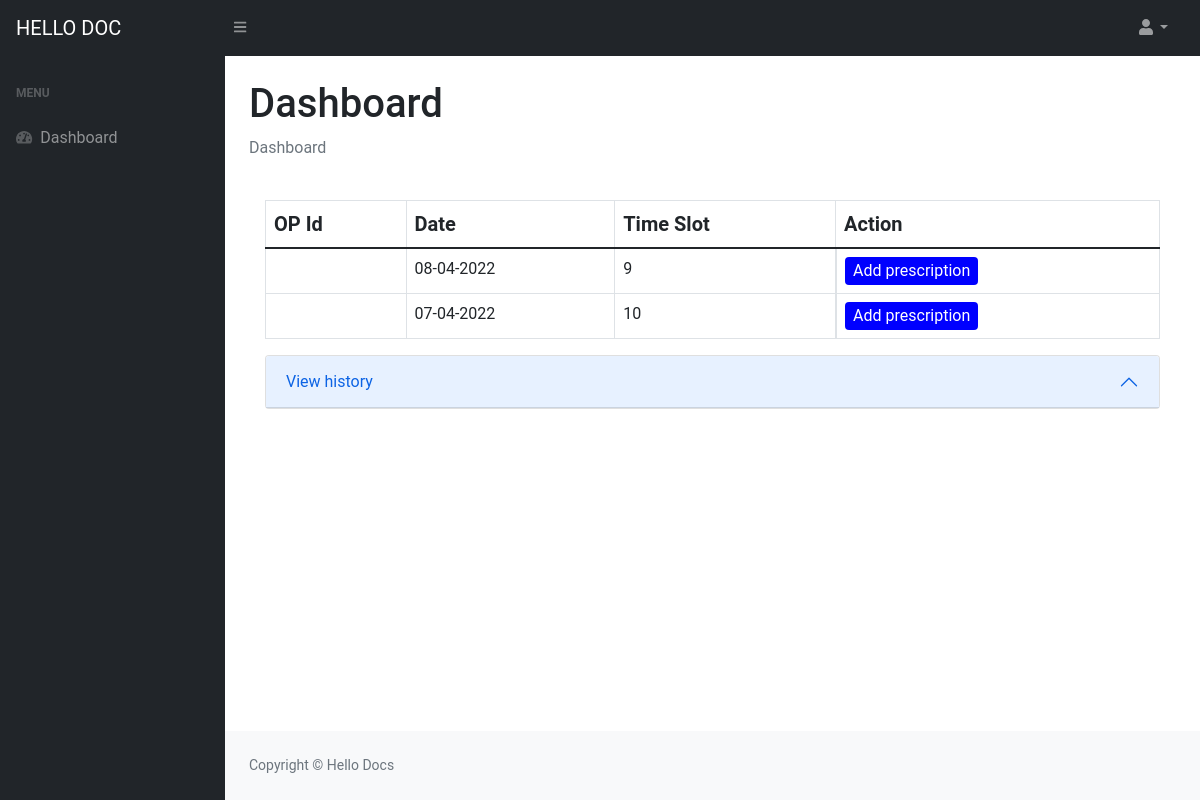
/docappointment.php (signed in), run on the app's committed database.
### tables this page shows
CREATE TABLE `new_appointment` (
  `id` int(11) NOT NULL,
  `user_id` int(11) NOT NULL,
  `patient_name` varchar(50) NOT NULL,
  `doctor_id` int(11) NOT NULL,
  `hosptial_id` int(11) NOT NULL,
  `time_slot` int(11) NOT NULL,
  `date` varchar(100) NOT NULL,
  `status` int(11) NOT NULL
);

### docappointment.php (the view, shortened to what this page needs)
<?php
if ($_SESSION["hellodocsession"] == session_id()) {
?>
    <!DOCTYPE html>
    <html lang="en">
    <head>
        <link rel="stylesheet" href="../style/style.css">
        <link href="https://cdn.jsdelivr.net/npm/simple-datatables@latest/dist/style.css" rel="stylesheet" />
        <link href="css/styles.css" rel="stylesheet" />
    </head>
    <body class="sb-nav-fixed">
        <nav class="sb-topnav navbar navbar-expand navbar-dark bg-dark">
            <a class="navbar-brand ps-3" href="index.html">HELLO DOC</a>
            <button class="btn btn-link btn-sm order-1 order-lg-0 me-4 me-lg-0" id="sidebarToggle" href="#!"><i class="fas fa-bars"></i></button>
            <ul class="navbar-nav ms-auto ms-md-0 me-3 me-lg-4">
                <li class="nav-item dropdown">
                    <a class="nav-link dropdown-toggle" id="navbarDropdown" href="#" role="button" data-bs-toggle="dropdown" aria-expanded="false"><i class="fas fa-user fa-fw"></i></a>
                </li>
            </ul>
        </nav>
        <div id="layoutSidenav">
            <div id="layoutSidenav_nav">
                <nav class="sb-sidenav accordion sb-sidenav-dark" id="sidenavAccordion">
                    <div class="sb-sidenav-menu">
                        <div class="nav">
                            <div class="sb-sidenav-menu-heading">Menu</div>
                            <a class="nav-link" href="#">
                                <div class="sb-nav-link-icon"><i class="fas fa-tachometer-alt"></i></div>
                                Dashboard
                            </a>
                        </div>
                    </div>
                </nav>
            </div>
            <div id="layoutSidenav_content">
                <main>
                    <div class="container-fluid px-4">
                        <h1 class="mt-4">Dashboard</h1>
                        <ol class="breadcrumb mb-4">
                            <li class="breadcrumb-item active">Dashboard</li>
                        </ol>
                        <div class="card-body">
                            <div class="dataTable-wrapper dataTable-loading no-footer sortable searchable fixed-columns">
                                <div class="dataTable-container">
                                    <table id="datatablesSimple" class="dataTable-table">
                                        <thead>
                                            <tr>
                                                <th>OP Id</th>
                                                <th>Date</th>
                                                <th>Time Slot</th>
                                                <th>Action</th>
                                            </tr>
                                        <tbody>
                                            <?php
                                            include('./cred/connect.php');
                                            $sql = "SELECT * from new_appointment where `status`='1' ORDER BY date DESC";
                                            $sqlRes = mysqli_query($connect, $sql);
                                            while ($row = mysqli_fetch_assoc($sqlRes)) {
                                                $datee = $row['date'];
                                                $datee = date('d-m-Y', strtotime($datee));
                                            ?>
                                                <tr> <?php $id = $row['id'] ?>
                                                    <td><?php echo $row['op_id'] ?></td>
                                                    <td><?php echo $datee ?></td>
                                                    <td><?php echo $row['time_slot'] ?></td>
                                                    <?php if ($row["status"] == 1) {
                                                    ?>
                                                        <td class="tblBtn">
                                                            <a href="./patient_record.php?op_id=<?php echo $row['op_id'] ?>">Add prescription</a>
                                                        </td>
                                                    <?php
                                                    }
                                                    ?>
                                                </tr>
                                            <?php
                                            }
                                            ?>
                                        </tbody>
                                    </table>
                                    <div class="accordion" id="accordionExample">
                                        <div class="accordion-item">
                                            <h2 class="accordion-header" id="headingOne">
                                                <button class="accordion-button" type="button" data-bs-toggle="collapse" data-bs-target="#collapseOne" aria-expanded="true" aria-controls="collapseOne">
                                                    View history
                                                </button>
                                            </h2>
                                        </div>
                                    </div>
                                </div>
                            </div>
                        </div>
                </main>
                <footer class="py-4 bg-light mt-auto">
                    <div class="container-fluid px-4">
                        <div class="d-flex align-items-center justify-content-between small">
                            <div class="text-muted">Copyright &copy; Hello Docs</div>
                        </div>
                    </div>
                </footer>
            </div>
        </div>
    </body>
    </html>
<?php
} else {
    header('location:auth/index.php');
}
?>

### style/style.css (style rules this page uses)
* { margin: 0; padding: 0; font-family: "Roboto", sans-serif; }

### docappointment.php (style rules this page uses)
.tblBtn { display: flex; column-gap: 12px; }
.tblBtn a { padding: 2px 8px; color: #fff; background: blue; text-decoration: none; border-radius: 4px; transition: .1s ease-in-out; }

### data on the page
new_appointment: date "08-04-2022", time_slot "9"
new_appointment: date "07-04-2022", time_slot "10"
